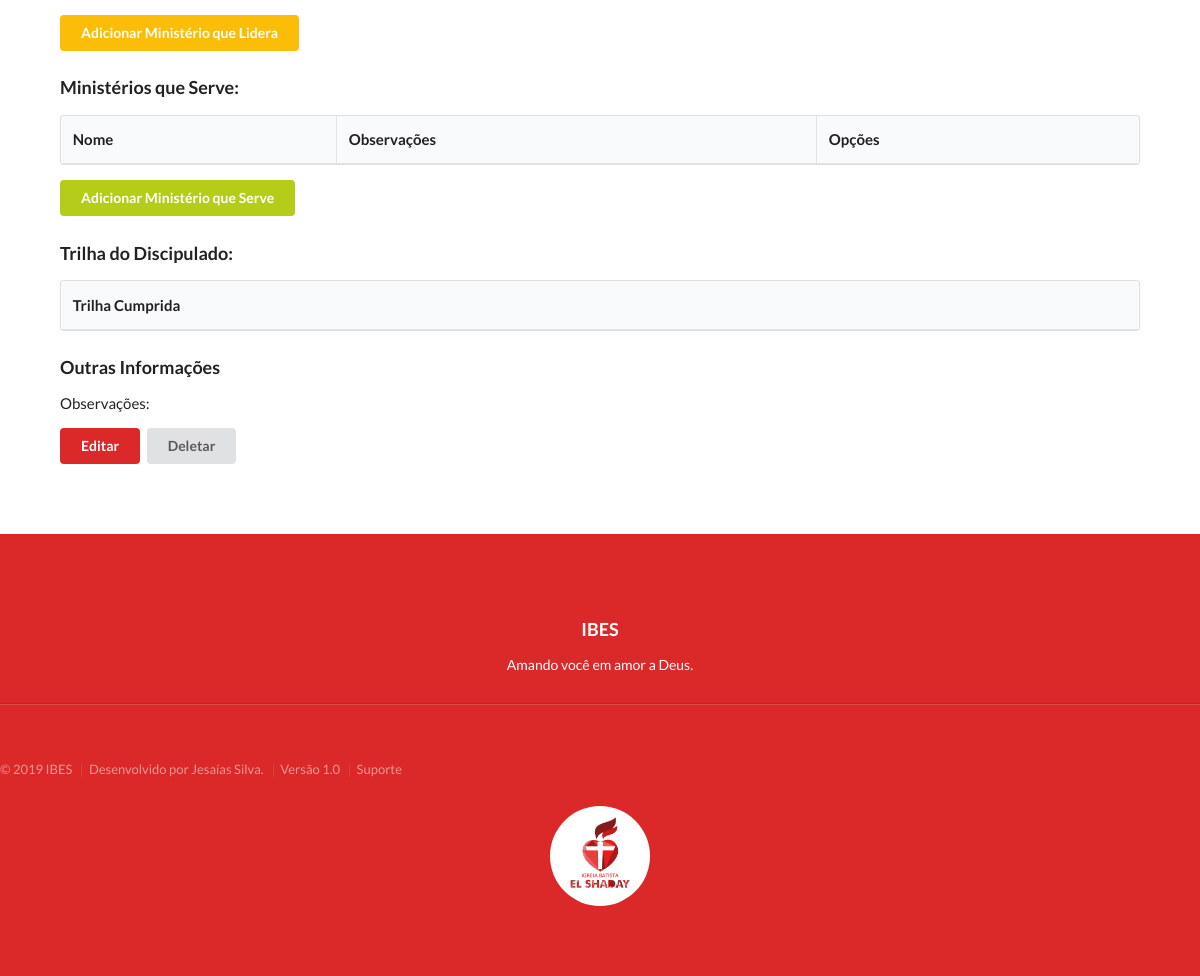
The page /membros/1/ (signed in, lower part) on the database as committed earlier.
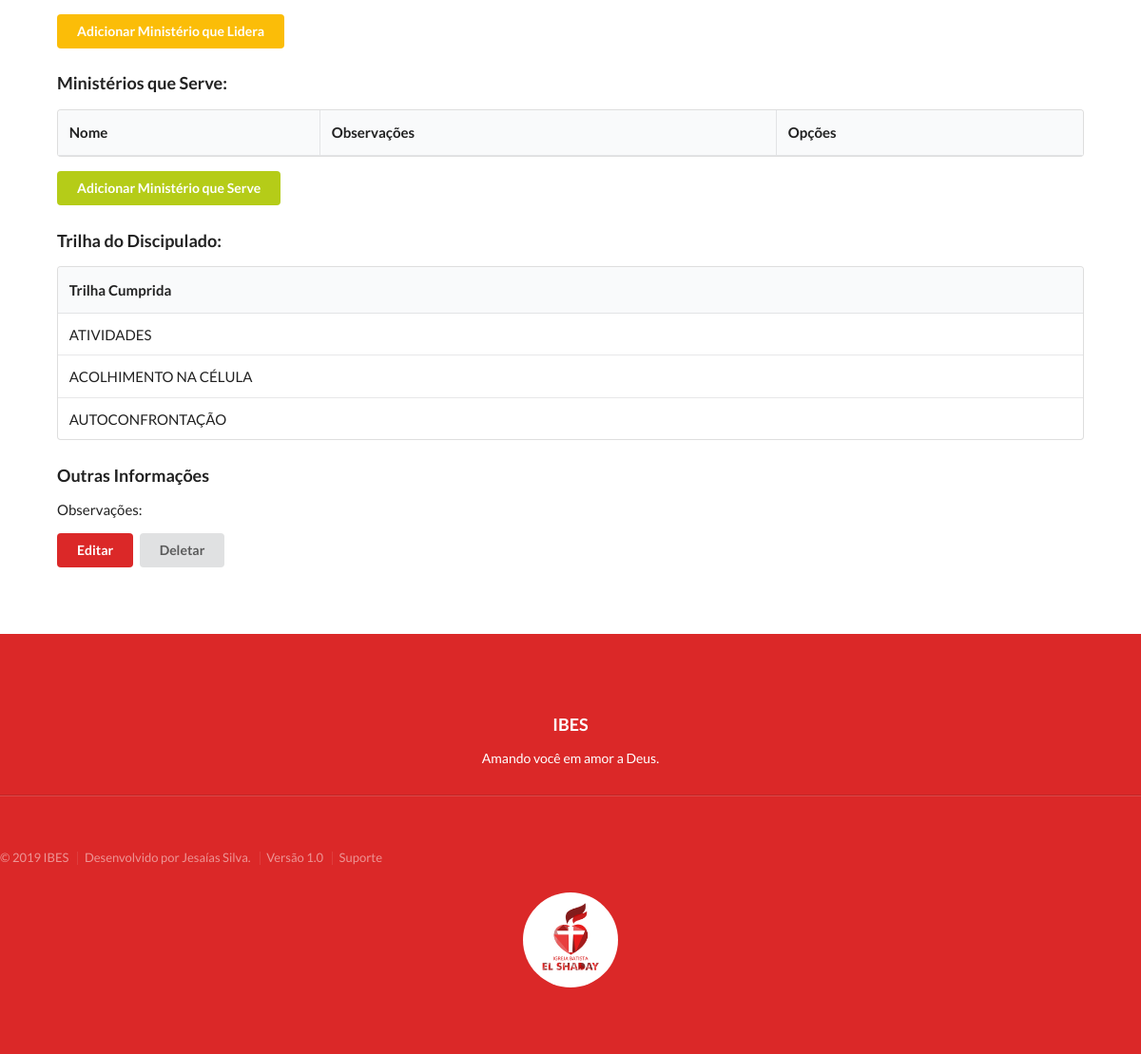
The same page on the database as committed later.
### secretariaapp/models.py (models this page shows, shortened)
class Trilha_Discipulado(models.Model):
    trilha_discipulado = models.CharField(max_length=100,unique=True)
    descricao = models.TextField(blank=True)
    def __str__(self):
        return str(self.trilha_discipulado)

### secretariaapp/views.py (the view)
# urls.py: url(r'^membros/(?P<pk>[0-9]+)/$',login_required(membroDetalhes),name='membroDetalhes'),
def membroDetalhes(request,pk):
    if not request.user.perfil.gerenciar_Membros:
        return redirect('/sempermissao')
    forcar_nao_repetir_obreiro_ministerio()
    forcar_nao_repetir_lider_ministerio()
    forcar_nao_repetir_lider_GP()
    if forcar_user_atualizar_perfil(request) :
        return redirect('/meu_perfil/update/')
    try:
        membro = Membro.objects.get(pk=pk)
        obreiro_Ministerios = Obreiro_Ministerio.objects.filter(obreiro = membro).order_by('ministerio')
        lider_Ministerios = Lider_Ministerio.objects.filter(nome_lider = membro).order_by('ministerio')
    except Exception as e:
        return redirect('/membros')
    return render(request,'membro_detalhes.html',{'membro':membro, 'obreiro_Ministerios': obreiro_Ministerios, 'lider_Ministerios':lider_Ministerios})

### secretariaapp/models.py (called while the page is built)
    def __str__(self):
        return str(self.situacao)

    def __str__(self):
        return str(self.nome)

    def __str__(self):
        return str(self.sexo)

    def __str__(self):
        return str(self.uf)

    def __str__(self):
        return str(self.estado_civil)

    def __str__(self):
        return str(self.escolaridade)

### secretariaapp/views.py (called while the page is built, shortened)
def forcar_user_atualizar_perfil(request):
    usuario = request.user
    perfil = Perfil.objects.get(user=usuario)
    espaco = 0
    numero = 0
    if perfil.nome_completo is None or perfil.email is None :
        return True
    for caracter in perfil.nome_completo:
        if caracter in ' ':
            espaco = espaco + 1
        if caracter in '0123456789':
            numero = numero + 1
    if len(perfil.nome_completo) <10  or len(perfil.email) < 10 or espaco == 0 or numero > 0:
        return True
    return False

def forcar_nao_repetir_obreiro_ministerio():
    cont = 1
    while cont < 2:
        obreiro_Ministerio1 = Obreiro_Ministerio.objects.all()
        obreiro_Ministerio2 = Obreiro_Ministerio.objects.all()
        cont = cont + 1

### secretariaapp/templates/membro_detalhes.html (shortened to what this page needs)
{% include 'cabecalho.html' %}
<div class="corpo_app">
        <a href="{% url 'secretariaapp:lider_ministerio_especificoNew' membro.pk %}" class="ui button yellow" > Adicionar Ministério que Lidera </a>
        <h3>Ministérios que Serve: </h3>
        <table  class="ui celled table" >
          <thead>
            <tr>
              <th>Nome</th>
              <th>Observações</th>
              <th colspan="2"> Opções</th>
            </tr>
          </thead>
        </table>
        <a href="{% url 'secretariaapp:obreiro_ministerioNew' membro.pk %}" class="ui button olive" > Adicionar Ministério que Serve </a>
        <h3>Trilha do Discipulado: </h3>
        <table  class="ui celled table" >
          <thead>
            <tr>
              <th>Trilha Cumprida</th>
            </tr>
          </thead>
          <tbody>
                {% for trilha in membro.trilha_discipulado.all  %}
              <tr>
                <td>{{trilha}}</td>
              </tr>
            {% endfor %}
          </tbody>
        </table>
        <h3>Outras Informações</h3>
        <div class="field">
          <label>Observações: </label>
        </div>
        <a href="{% url 'secretariaapp:membroUpdate' membro.pk  %}" class="ui red button" > Editar </a>
        <a href="{% url 'secretariaapp:membroDelete' membro.pk  %}" class="ui button"  > Deletar </a>
</div>
{% include 'rodape.html' %}

Rows that differ between the two databases and show on the page:
added Trilha_Discipulado: trilha_discipulado "ATIVIDADES"
added Trilha_Discipulado: trilha_discipulado "ACOLHIMENTO NA CÉLULA"
added Trilha_Discipulado: trilha_discipulado "AUTOCONFRONTAÇÃO"
